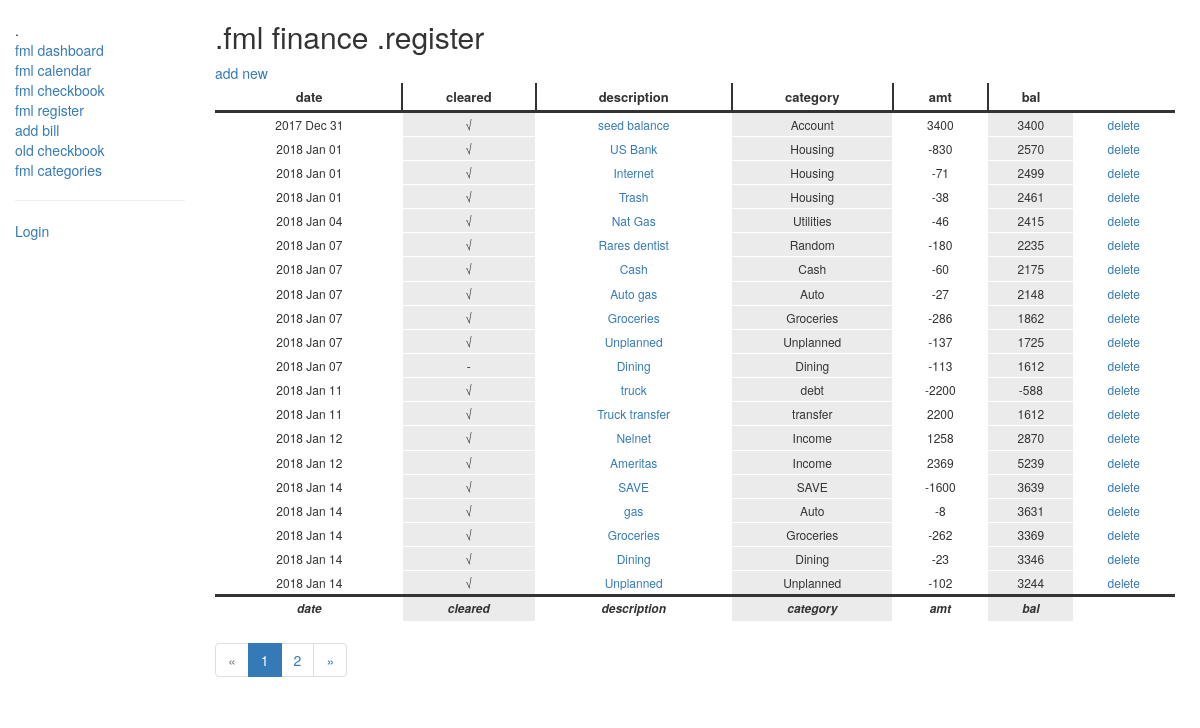
The page /checkbook/checkbookList on the database as committed earlier.
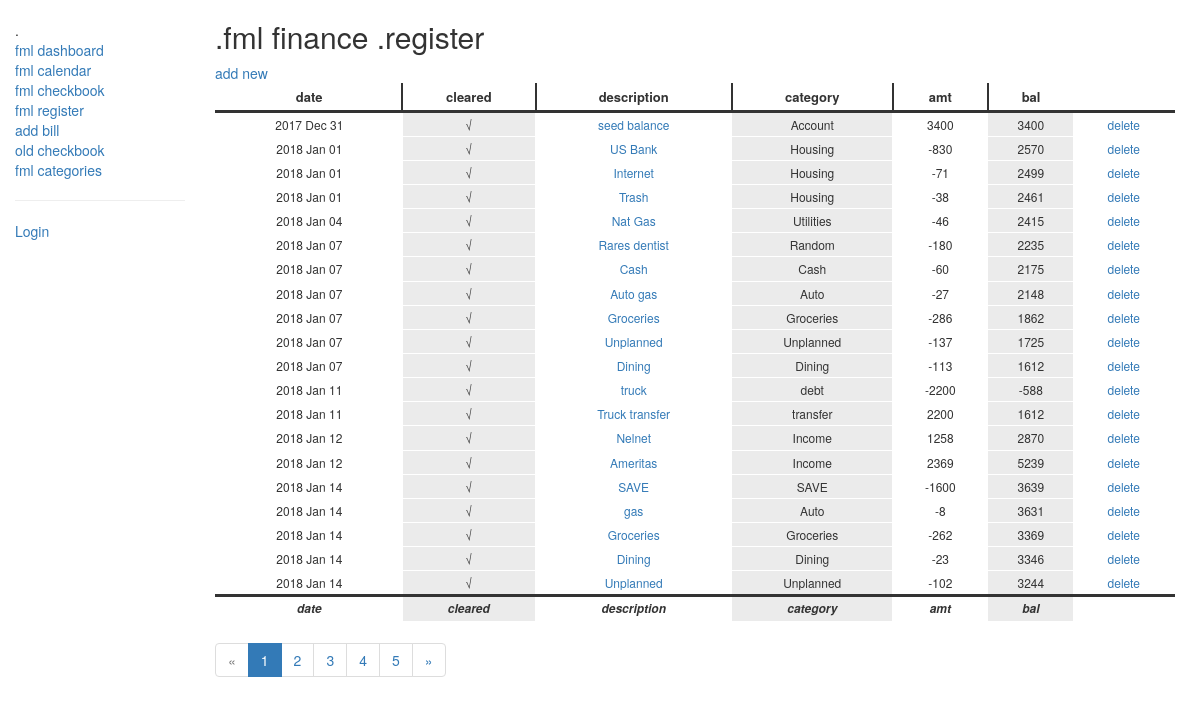
The same page on the database as committed later.
### checkbook/models.py (models this page shows, shortened)
class Check(models.Model):
    check_type = (('CR', 'credit'),('DR', 'debit'),('SV', 'savings'),('DT', 'debt reduction'),)
    dater = models.DateField(help_text=' .the date of the transaction')
    type = models.CharField(max_length=2, choices=check_type, help_text=' .credit or debit')
    category = models.ForeignKey('Category', on_delete=models.SET_NULL, null=True)
    name = models.CharField(max_length=100, help_text=' .description')
    amount = models.IntegerField(default=0, help_text=' .amount')
    cleared = models.BooleanField(help_text=' .cleared with the bank?')
    created = models.DateTimeField(auto_now_add=True)
    class Meta:
        ordering = ["dater"]
    def get_absolute_url(self):
        return reverse('check-detail', kwargs={'pk': self.pk})

class Category(models.Model):
    name = models.CharField(max_length=100, help_text=' .category name')
    frequency = models.CharField(max_length=10, null=True, blank=True, help_text=' .M(monthly) or W(weekly)')
    budget = models.IntegerField(default=0, help_text=' .budgeted amount by frequency' )
    class Meta:
        ordering = ["name"]
    def __str__(self):
        return '{0}'.format(self.name)

### checkbook/views.py (the view)
# urls.py: path('checkbookList', views.checkbookList, name='checkbook'),
def checkbookList(request):
    check_list = Check.objects.all()
    page = request.GET.get('page', 1)
    balance = 0
    for chk in check_list:
        balance += chk.amount
        chk.balance = balance
        if chk.cleared:
            chk.cleared = '\u221A'
        else:
            chk.cleared = '-'
    paginator = Paginator(check_list, 20)
    try:
        checks = paginator.page(page)
    except PageNotAnInteger:
        checks = paginator.page(1)
    except EmptyPage:
        checks = paginator.page(paginator.num_pages)
    return render(request, 'checkbook/checkbook.html', {'checks': checks})

### checkbook/templates/checkbook/checkbook.html (shortened to what this page needs)
{% extends "base_generic.html" %}
{% block content %}
    <h2>.fml finance .register</h2>
    <a href="{% url 'check-add' %}">add new</a>
    {% if checks %}
    <table class="greyGridTable">
      <thead>
        <tr>
          <th>date</th>
          <th>cleared</th>
          <th>description</th>
          <th>category</th>
          <th>amt</th>
          <th>bal</th>
          <th></th>
        </tr>
      </thead>
      <tfoot>
        <tr>
          <td>date</td>
          <td>cleared</td>
          <td>description</td>
          <td>category</td>
          <td>amt</td>
          <td>bal</td>
          <td></td>
        </tr>
      </tfoot>
        {% for check in checks %}
        <tr>
          <td>{{ check.dater|date:'Y M d' }}</td>
          <td>{{check.cleared}}</td>
          <td><a href="{{ check.get_absolute_url }}"> {{ check.name }}</a></td>
          <td>{{check.category}}</td>
          <td>{{check.amount}}</td>
          <td>{{check.balance}}</td>
          <td><a href="{% url 'check-delete' check.id %}">delete</a></td>
        </tr>
        {% endfor %}
    </table>
    {% else %}
      <p>There are no checks in the checkbook.</p>
    {% endif %}
    {% if checks.has_other_pages %}
      <ul class="pagination">
        {% if checks.has_previous %}
          <li><a href="?page={{ checks.previous_page_number }}">&laquo;</a></li>
        {% else %}
          <li class="disabled"><span>&laquo;</span></li>
        {% endif %}
        {% for i in checks.paginator.page_range %}
          {% if checks.number == i %}
            <li class="active"><span>{{ i }} <span class="sr-only">(current)</span></span></li>
          {% else %}
            <li><a href="?page={{ i }}">{{ i }}</a></li>
          {% endif %}
        {% endfor %}
        {% if checks.has_next %}
          <li><a href="?page={{ checks.next_page_number }}">&raquo;</a></li>
        {% else %}
          <li class="disabled"><span>&raquo;</span></li>
        {% endif %}
      </ul>
    {% endif %}
{% endblock %}

Rows that differ between the two databases and show on the page:
changed Check (number 11 of 20 on the later page): cleared "-" → "√"
Other text that changed with them:
new list line: "3"
new list line: "4"
new list line: "5"
